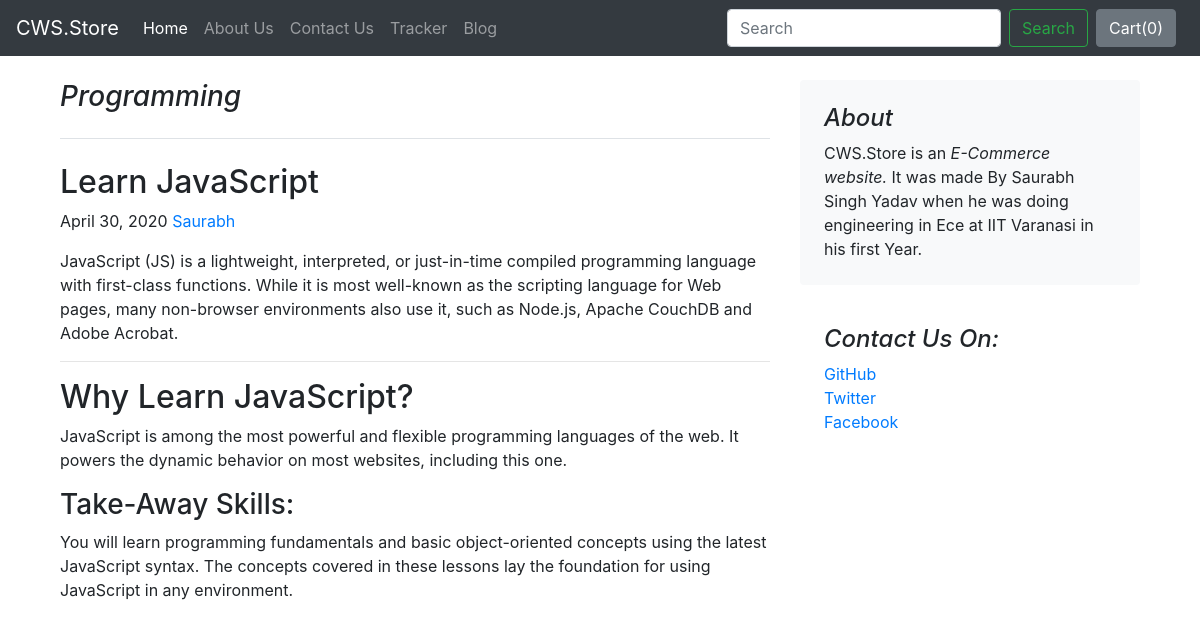
The app's page /blog/blogpost/3 with its own data.
### blog/models.py (models this page shows, shortened)
class BlogPost(models.Model):
    blog_id=models.AutoField(primary_key=True)
    title=models.CharField( max_length=50)
    head0=models.CharField(max_length=500,default="")
    chead0=models.CharField(max_length=5000,default="")
    head1=models.CharField(max_length=500,default="")
    chead1=models.CharField(max_length=5000,default="")
    head2=models.CharField(max_length=500,default="")
    chead2=models.CharField(max_length=5000,default="")
    pub_date=models.DateField()
    thumbnail=models.ImageField( upload_to="shop/images",default="")

### blog/views.py (the view)
# urls.py: path("blogpost/<int:id>",views.blogpost,name="blogPost")
def blogpost(request,id):
    post=BlogPost.objects.filter(blog_id=id)[0]
    return render(request,'blog/blogpost.html',{'Post':post})

### blog/templates/blog/blogpost.html (shortened to what this page needs)
{% extends 'blog/basic.html'%}
{%block body%}
<div class="container">
    <main role="main" class="container">
        <div class="row mt-4">
          <div class="col-md-8 blog-main">
            <h3 class="pb-4 mb-4 font-italic border-bottom">
              {{Post.title}}
            </h3>
            <div class="blog-post">
              <h2 class="blog-post-title">{{Post.head0}}</h2>
              <p class="blog-post-meta">{{Post.pub_date}} <a href="#">Saurabh</a></p>
              <p>{{Post.chead0}}</p>
              <hr>
              <h2>{{Post.head1}}</h2>
              <p>{{Post.chead1}}</p>
              <h3>{{Post.head2}}</h3>
              <p>{{Post.chead2}}</p>
            </div>
          </div>
          <aside class="col-md-4 blog-sidebar">
            <div class="p-4 mb-3 bg-light rounded">
              <h4 class="font-italic">About</h4>
              <p class="mb-0">CWS.Store is an <em>E-Commerce website.</em> It was made By Saurabh Singh Yadav when he was doing engineering in Ece at IIT Varanasi in his first Year.</p>
            </div>
            <div class="p-4">
              <h4 class="font-italic">Contact Us On:</h4>
              <ol class="list-unstyled">
                <li><a href="#">GitHub</a></li>
                <li><a href="#">Twitter</a></li>
                <li><a href="#">Facebook</a></li>
                <br>
              </ol>
            </div>
          </aside>
        </div>
      </main>
</div>
{%endblock%}

### records on screen
BlogPost: title "Programming", head0 "Learn JavaScript", pub_date "April 30, 2020", chead0 "JavaScript (JS) is a lightweight, interpreted, or just-in-time compiled programming language with first-class functions. While it is most well-known as the scripting language for Web pages, many non-browser environments also use it, such as Node.js, Apache CouchDB and Adobe Acrobat.", head1 "Why Learn JavaScript?", chead1 "JavaScript is among the most powerful and flexible programming languages of the web. It powers the dynamic behavior on most websites, including this one.", head2 "Take-Away Skills:", chead2 "You will learn programming fundamentals and basic object-oriented concepts using the latest JavaScript syntax. The concepts covered in these lessons lay the foundation for using JavaScript in any environment."
